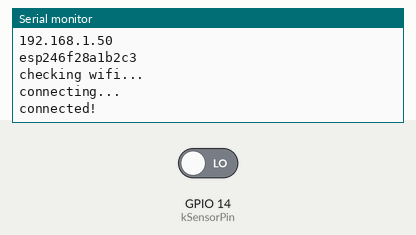
Simulated run of this sketch. Board: ESP8266 (Wemos D1 mini). Shown: the last lines printed to the serial monitor. The inputs (shaded band) are chosen by the test bench; at power-on: GPIO 14 (kSensorPin) LOW. WiFi joins after 1.5 s; servers stay silent unless stated; no MQTT or app messages arrive unless stated; not simulated (calls return 0 or success): arduino_secrets.h.

Above: at 2.7 s.
2.8 s: GPIO 14 (kSensorPin) driven HIGH
At 4.3 s:
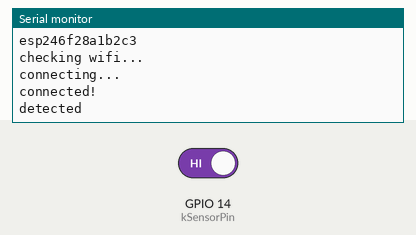
4.6 s: GPIO 14 (kSensorPin) driven LOW
At 5.6 s:
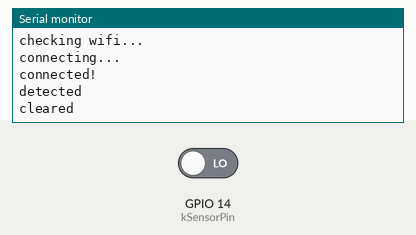

The sketch:

mqtt_sensor.ino
```cpp
#include "arduino_secrets.h"

#include <PubSubClient.h>
// Include the correct WiFi header file for the board we're running on
// This code will work for ESP8266, ESP32 and Arduino MKRWIFI1010
#if defined(ESP8266)
#include <ESP8266WiFi.h>
#elif defined(ESP32)
#include <WiFi.h>
#elif defined(ARDUINO_SAMD_MKRWIFI1010)
#include <WiFiNINA.h>
#elif defined(ARDUINO_SAMD_MKR1000)
#include <WiFi101.h>
#else
#error "Chosen board not implemented.  WiFi won't work yet"
#endif

// Replace the next variables with your SSID/Password combination
char* ssid = SECRET_SSID;
char* password = SECRET_PASSWORD;

const char* mqtt_server = SECRET_MQTT_SERVER;
const char* mqtt_user = SECRET_MQTT_USER;
const char* mqtt_pass = SECRET_MQTT_PASS;

// Expects a PIR sensor connected to a digital interrupt pin
const int kSensorPin = 14;

WiFiClient espClient;
PubSubClient client(espClient);

char hexMAC[3 + 12 + 1] = "espxxxxxxxxxxxx"; // length of "esp" + 12 bytes for MAC + 1 byte '\0' terminator
uint8_t mac[6];

char msg[50];
int value = 0;
unsigned long lastMillis = 0;

void connect() {
  Serial.print("checking wifi...");
  while (WiFi.status() != WL_CONNECTED) {
    Serial.print(".");
    delay(1000);
  }

  Serial.print("\nconnecting...");
  while (!client.connect(hexMAC, mqtt_user, mqtt_pass)) {
    Serial.print(".");
    delay(1000);
  }

  client.publish("dinky/status", "online");
  client.publish("homeassistant/binary_sensor/dinky/config", "{\"name\": \"dinky\", \"unique_id\": \"dinkysensor\", \"device_class\": \"motion\", \"state_topic\": \"dinky/motion\"}");

  Serial.println("\nconnected!");
}


void setup() {
  Serial.begin(115200);

  Serial.println("Let's go!");

  setup_wifi();
  client.setServer(mqtt_server, 1883);
  pinMode(kSensorPin, INPUT);
}


void setup_wifi() {
  delay(10);
  // We start by connecting to a WiFi network
  Serial.println();
  Serial.print("Connecting to ");
  Serial.println(ssid);

  WiFi.begin(ssid, password);

  while (WiFi.status() != WL_CONNECTED) {
    delay(500);
    Serial.print(".");
  }

  Serial.println("");
  Serial.println("WiFi connected");
  Serial.println("IP address: ");
  Serial.println(WiFi.localIP());

  WiFi.macAddress(mac);

  for (int i = 0; i < 6; i++)
  {
    hexMAC[3 + i * 2] = hex_digit(mac[i] >> 4);
    hexMAC[3 + i * 2 + 1] = hex_digit(mac[i] & 0x0f);
  }
  Serial.println(hexMAC);
}

void reconnect() {
  // Loop until we're reconnected
  client.loop();
  delay(10);

  if (!client.connected()) {
    connect();
  }
  while (!client.connected()) {
    Serial.print("Attempting MQTT connection...");
    // Attempt to connect
    if (client.connect(hexMAC, mqtt_user, mqtt_pass)) {
      Serial.println("connected");
      // Subscribe
      //client.subscribe("dinky/test");
    } else {
      Serial.print("failed, rc=");
      Serial.print(client.state());
      Serial.println(" try again in 5 seconds");
      // Wait 5 seconds before retrying
      delay(5000);
    }
  }
}

// store the on/off state so we only send a change
bool gMovementState = false;

void loop() {

  client.loop();
  delay(10);  // <- fixes some issues with WiFi stability

  if (!client.connected()) {
    connect();
  }

  if (digitalRead(kSensorPin))
  {
    // Movement detected
    if (!gMovementState) {
      Serial.println("detected");
      // Rising edge, send a message
      client.publish("dinky/motion", "ON");
      gMovementState = true;
    }
  }
  else
  {
    if (gMovementState) {
      Serial.println("cleared");
      // Falling edge
      client.publish("dinky/motion", "OFF");
      gMovementState = false;
    }
  }
  delay(500);
}

char hex_digit(uint8_t aValue) {
  char values[16] = { '0', '1', '2', '3', '4', '5', '6', '7', '8', '9', 'a', 'b', 'c', 'd', 'e', 'f' };
  if (aValue < 16) {
    return values[aValue];
  }
  return 'x';
}
```

Measured:
- after the input at 2.8 s, the serial monitor: prints a new line after 0.31 s (image 1)
- after the input at 4.6 s, the serial monitor: prints a new line at once (image 2)
